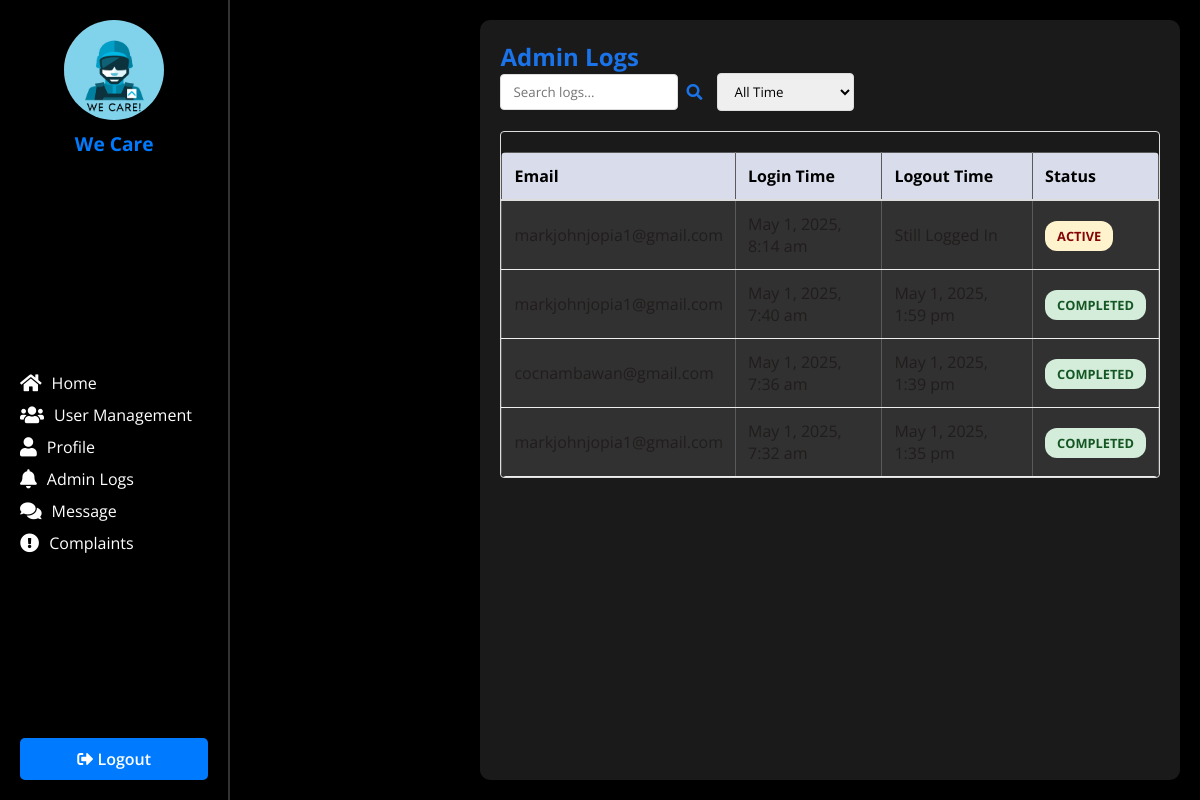
The app's page /admin_logs.php (signed in), older data.
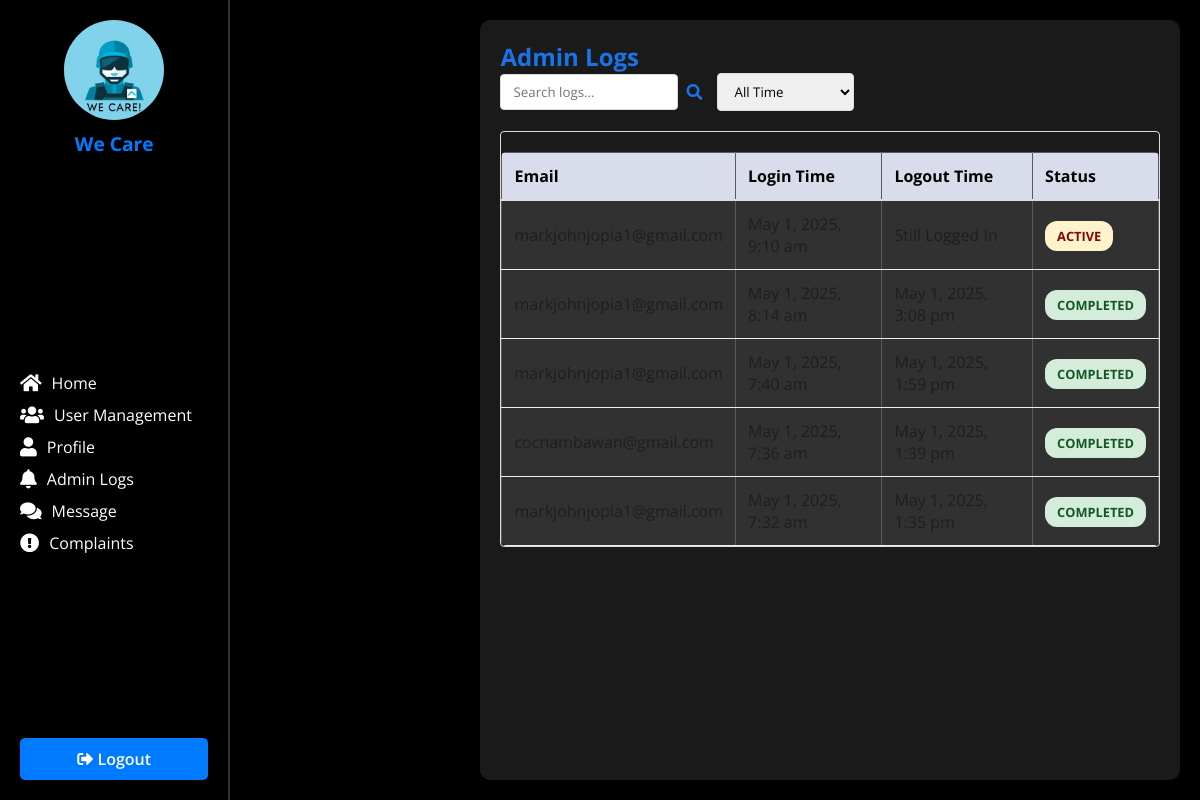
The same page, newer data.
### tables this page shows
CREATE TABLE `admin_logs` (
  `id` int(11) NOT NULL,
  `user_id` int(11) NOT NULL,
  `email` varchar(255) NOT NULL,
  `login_time` datetime NOT NULL,
  `logout_time` datetime DEFAULT NULL
);

### admin_logs.php (the view, shortened to what this page needs)
<?php
require_once 'includes/db_conn.php';
try {
    $stmt = $conn->prepare("SELECT * FROM admin_logs ORDER BY login_time DESC");
    $stmt->execute();
    $logs = $stmt->fetchAll(PDO::FETCH_ASSOC);
} catch (PDOException $e) {
    die("Error fetching admin logs: " . $e->getMessage());
}
?>
<!DOCTYPE html>
<html lang="en">
<head>
    <link rel="stylesheet" href="assets/css/style.css">
    <link href="https://cdnjs.cloudflare.com/ajax/libs/font-awesome/5.15.4/css/all.min.css" rel="stylesheet">
</head>
<body>
    <div class="dashboard-wrapper">
        <?php include 'includes/sidebar.php'; ?>
        <main class="main-content">
            <div class="container">
                <h2 style="color: #1a73e8;">Admin Logs</h2>
                <div class="filter-container">
                    <div class="filter-group">
                        <input type="text" id="search" class="filter-input" placeholder="Search logs...">
                        <i class="fas fa-search" style="color: #1a73e8;"></i>
                    </div>
                    <div class="filter-group">
                        <select id="timeFilter" class="filter-input">
                            <option value="all">All Time</option>
                        </select>
                    </div>
                </div>
                <div class="table-container">
                    <table class="log-table">
                        <thead>
                            <tr>
                                <th>Email</th>
                                <th>Login Time</th>
                                <th>Logout Time</th>
                                <th>Status</th>
                            </tr>
                        </thead>
                        <tbody>
                            <?php foreach ($logs as $log): ?>
                                <tr>
                                    <td><?php echo htmlspecialchars($log['email']); ?></td>
                                    <td data-timestamp="<?php echo strtotime($log['login_time']); ?>">
                                        <?php echo date("F j, Y, g:i a", strtotime($log['login_time'])); ?>
                                    </td>
                                    <td>
                                        <?php if ($log['logout_time']): ?>
                                            <?php echo date("F j, Y, g:i a", strtotime($log['logout_time'])); ?>
                                        <?php else: ?>
                                            Still Logged In
                                        <?php endif; ?>
                                    </td>
                                    <td>
                                        <span class="status <?php echo $log['logout_time'] ? 'success' : 'warning'; ?>">
                                            <?php echo $log['logout_time'] ? 'Completed' : 'Active'; ?>
                                        </span>
                                    </td>
                                </tr>
                            <?php endforeach; ?>
                        </tbody>
                    </table>
                </div>
            </div>
        </main>
    </div>
</body>
</html>

### includes/sidebar.php
<aside class="sidebar">
    <div class="logo-container">
        <img src="../assets/images/logo.png" alt="Logo" class="logo">
        <h2>We Care</h2>
    </div>
    <ul>
        <li><a href="/dashboard.php"><i class="fas fa-home"></i> Home</a></li>
        <?php if (in_array($_SESSION['role'], ['admin', 'officer'])): ?>
        <li><a href="/manage_users.php"><i class="fas fa-users"></i> User Management</a></li>
        <?php endif; ?>
        <li><a href="/profile.php"><i class="fas fa-user"></i> Profile</a></li>
        <?php if ($_SESSION['role'] === 'admin'): ?>
        <li><a href="/admin_logs.php"><i class="fas fa-bell"></i> Admin Logs</a></li>
        <?php endif; ?>
        <?php if (in_array($_SESSION['role'], ['admin', 'officer','resident'])): ?>
        <li><a href="message/index.php"><i class="fa fa-comments"></i> Message</a></li>
        <?php endif; ?>
        <?php if (in_array($_SESSION['role'], ['admin', 'officer'])): ?>
        <li><a href="/admin_view_complaints.php"><i class="fa fa-exclamation-circle"></i> Complaints</a></li>
        <?php endif; ?>
    </ul>
    <button class="logout-btn" onclick="window.location.href='/logout.php'">
        <i class="fas fa-sign-out-alt"></i> Logout
    </button>
</aside>

### assets/css/style.css (style rules this page uses)
* { margin: 0; padding: 0; box-sizing: border-box; font-family: "Open Sans", sans-serif; }
body { display: flex; align-items: stretch; min-height: 100vh; width: 100%; background: url("../images/image.jpg"), #000; background-position: center; background-size: cover; background-repeat: no-repeat; color: #fff; }
.dashboard-wrapper { display: flex; width: 100%; }
.sidebar { width: 250px; background: rgba(0, 0, 0, 0.7); padding: 20px; box-shadow: 2px 0 10px rgba(0, 0, 0, 0.2); display: flex; flex-direction: column; justify-content: space-between; border-right: 2px solid rgba(255, 255, 255, 0.2); }
.logo-container { display: flex; flex-direction: column; align-items: center; margin-bottom: 20px; }
.logo-container .logo { width: 100px; height: 100px; border-radius: 50%; object-fit: cover; box-shadow: 0 4px 10px rgba(0, 0, 0, 0.3); }
.logo-container h2 { font-size: 1.2rem; margin-top: 10px; color: #007bff; text-align: center; }
.sidebar ul { list-style: none; margin-top: 20px; }
.sidebar ul li { margin-bottom: 10px; }
.sidebar ul li a { display: flex; align-items: center; color: #fff; text-decoration: none; font-size: 1rem; transition: 0.3s ease; }
.sidebar ul li a i { margin-right: 10px; font-size: 1.2rem; }
.logout-btn { width: 100%; padding: 10px; background: #007bff; color: #fff; border: none; border-radius: 5px; font-size: 1rem; cursor: pointer; transition: 0.3s ease; }
.main-content { flex-grow: 1; padding: 20px; background: rgba(255, 255, 255, 0.1); border-radius: 10px; margin: 20px; box-shadow: 0 4px 10px rgba(0, 0, 0, 0.2); backdrop-filter: blur(10px); -webkit-backdrop-filter: blur(10px); }
table { width: 100%; border-collapse: collapse; margin-top: 20px; background: rgba(255, 255, 255, 0.1); border-radius: 5px; overflow: hidden; }
table th, table td { padding: 12px; border: 1px solid rgba(255, 255, 255, 0.2); text-align: left; color: #fff; }
table th { background: rgba(0, 123, 255, 0.5); color: #fff; }
button { background: #007bff; color: #fff; font-weight: 600; border: none; padding: 10px 15px; cursor: pointer; border-radius: 5px; font-size: 16px; transition: 0.3s ease; }

### admin_logs.php (style rules this page uses)
.main-content { padding: 20px; margin-left: 250px; transition: margin-left 0.3s; }
.filter-container { margin-bottom: 20px; display: flex; gap: 15px; flex-wrap: wrap; }
.filter-group { display: flex; align-items: center; gap: 8px; }
.filter-input { padding: 8px 12px; border: 1px solid #ddd; border-radius: 4px; color:rgb(0, 0, 0); }
.log-table { width: 100%; border-collapse: collapse; margin-top: 20px; }
.log-table th { position: sticky; top: 0; background:rgb(217, 221, 235); padding: 12px; text-align: left; border-bottom: 2px solid #ddd; color:rgb(0, 0, 0); }
.log-table td { padding: 12px; border-bottom: 1px solid #eee; color:rgb(34, 29, 29); }
.table-container { max-height: 600px; overflow-y: auto; border: 1px solid #ddd; border-radius: 4px; }
.status { padding: 6px 12px; border-radius: 12px; font-size: 0.8em; font-weight: bold; text-transform: uppercase; }
.success { background: #d4edda; color: #155724; }
.warning { background: #fff3cd; color:rgb(133, 4, 4); }

Row changes from the older to the newer data that the page shows:
added admin_logs: email "markjohnjopia1@gmail.com", login_time "May 1, 2025, 9:10 am", shows "Still Logged In", shows "ACTIVE"
changed admin_logs: logout_time (not shown) → "May 1, 2025, 3:08 pm"; logout_time "Still Logged In ACTIVE" → "COMPLETED"
